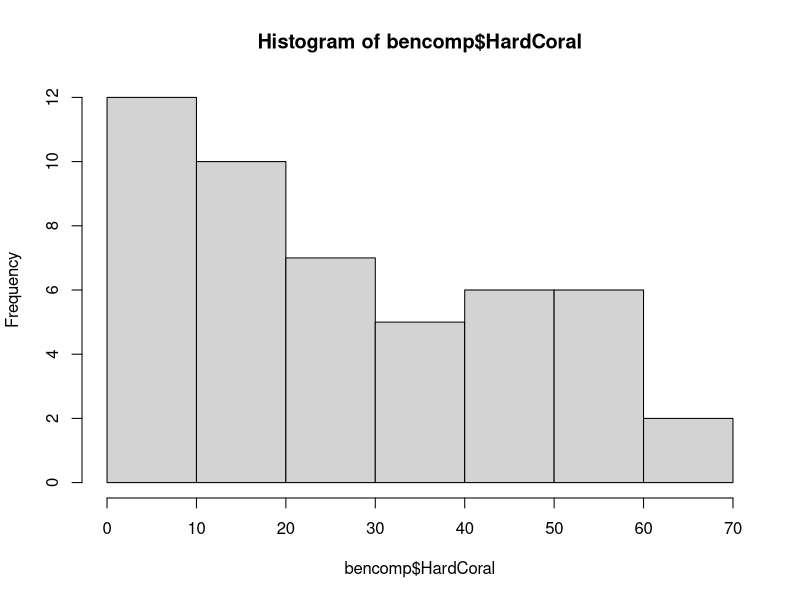
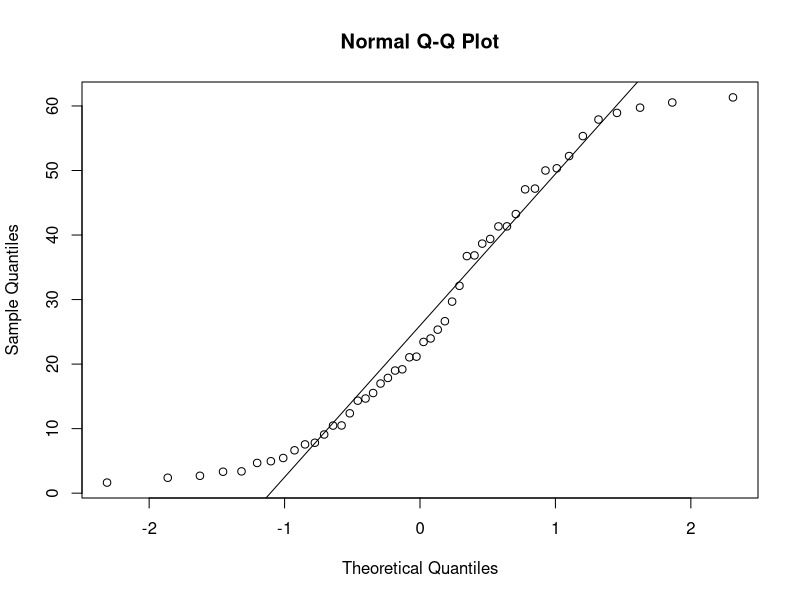
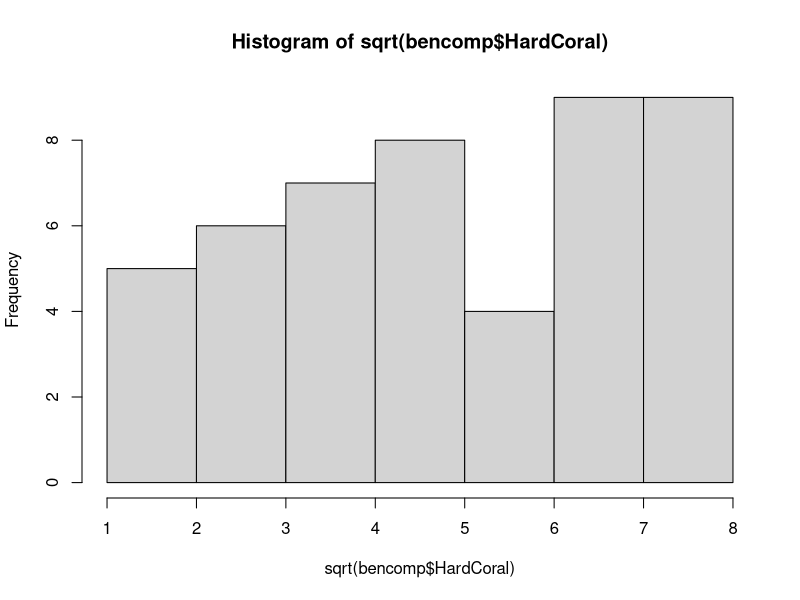
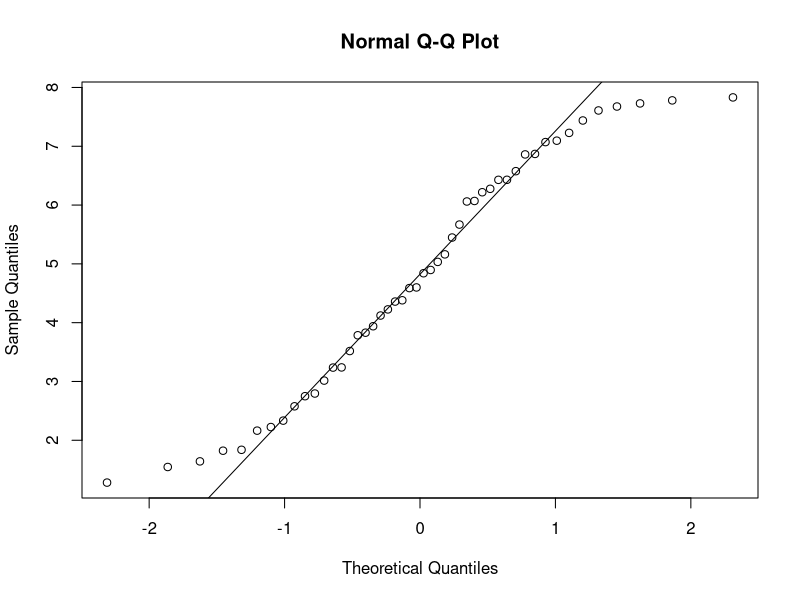
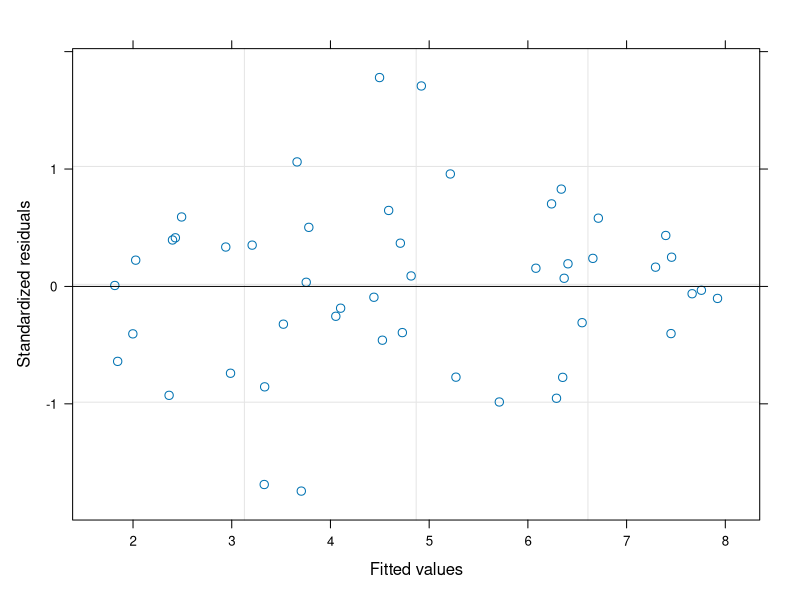
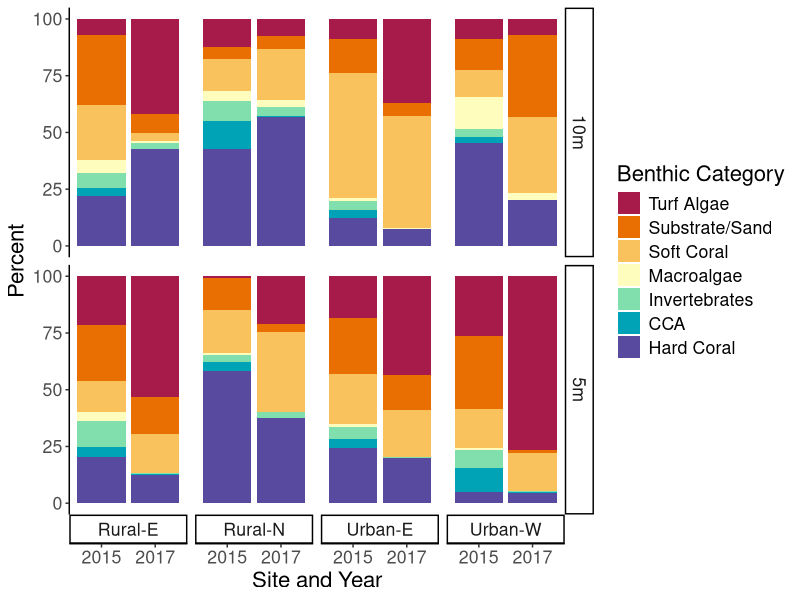
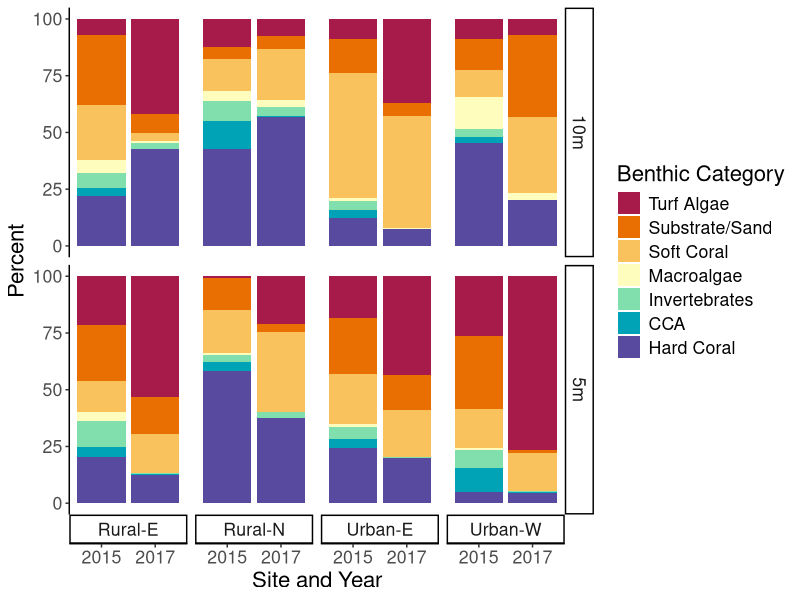

Write R code to recreate these figures, in order.
## ---- chunk 1
knitr::opts_chunk$set(echo = TRUE)
## ---- chunk 2
library(here)
bencomp <- read.csv(here::here('data/bencomp-transect-20152017.csv'))

# change variables to factors
bencomp$Year <- as.factor(bencomp$Year)
bencomp$Site2 <- as.factor(bencomp$Site2)
bencomp$Depth <- as.factor(bencomp$Depth)
head(bencomp)
## ---- chunk 3
hist(bencomp$HardCoral)
qqnorm(bencomp$HardCoral)
qqline(bencomp$HardCoral)
library(car)
leveneTest(HardCoral ~ Year * Site2 * Depth, 
           data = bencomp)

hist(sqrt(bencomp$HardCoral))
qqnorm(sqrt(bencomp$HardCoral))
qqline(sqrt(bencomp$HardCoral))
leveneTest(sqrt(HardCoral) ~ Year * Site2 * Depth, 
           data = bencomp)
## ---- chunk 4
library(nlme)
cor.lme <- lme(sqrt(HardCoral) ~ Site2 * Depth * Year, 
               random = ~1|num_id, 
               data = bencomp, na.action = na.exclude)
cor.lme
summary(cor.lme)
plot(cor.lme)
Anova(cor.lme) # car package

library(emmeans)
tuk.cor <- emmeans(cor.lme, list(pairwise ~ Site2:Depth:Year), adjust = "tukey")

pair.cor <- as.data.frame(tuk.cor$`pairwise differences of Site2, Depth, Year`)

sig.pair.cor <- pair.cor[which(pair.cor$p.value < 0.05),]
sig.pair.cor
## ---- chunk 5
## summarized by coral site depth year
library(tidyr)
library(dplyr)
coral.ave <- bencomp %>% 
   group_by(Site2, Depth, Year) %>% 
   dplyr::summarize(corave = mean(HardCoral),
                    corSE = sd(HardCoral)/sqrt(n()))
#    
# library(ggpubr) 
# ggboxplot(
#   ACRtab, x = "Site", y = "tottab", facet.by = 'Depth',
#   color = "Year", palette = "jco"
#   )

# site and depth average across years
bencomp %>% 
   group_by(Site2, Depth) %>% 
   dplyr::summarize(corave = mean(HardCoral),
                    corSE = sd(HardCoral)/sqrt(n()))
## ---- chunk 6
library(dplyr)
bencomp_long <- bencomp %>% 
   pivot_longer(CCA:Turf, names_to = 'Major.Category', values_to = 'Percent') %>% 
   group_by(Year, Site2, Depth, Major.Category) %>% 
   dplyr::summarize(ave = mean(Percent))
## ---- chunk 7
bencomp_long$Major.Category <- as.factor(bencomp_long$Major.Category)
levels(bencomp_long$Major.Category)

bencomp_long$Major.Category <- relevel(bencomp_long$Major.Category, ref = "HardCoral")

bencomp$Depth <- relevel(bencomp$Depth, ref = "5m")
head(bencomp_long)

library(ggplot2)
library(colorspace)
ggplot(bencomp_long, 
       aes(x=Year,y = ave, fill= factor(Major.Category,
                                        levels = c("Turf","Substrate.Sand", "SoftCoral","Macroalgae", "Invert", "CCA", "HardCoral")))) + 
   geom_bar( position="stack", stat="identity") +   facet_grid(Depth~Site2,switch = "x") +
   labs(x = "Site and Year", y = "Percent") +
   theme_classic() +
   #theme(plot.title = element_text("sans", "bold",color = "black", 25)) +
   theme(panel.border = element_blank(), 
         panel.grid.major = element_blank(),
         panel.grid.minor = element_blank(),
         panel.background = element_blank(),
         text = element_text(size = 16)) +
   scale_fill_discrete_divergingx("Spectral", 
                                  name = "Benthic Category",
                                  labels = c("Turf Algae","Substrate/Sand", "Soft Coral","Macroalgae", "Invertebrates", "CCA", "Hard Coral"))

ggsave(here::here('figures/TL2015-2017_bencomp_bargraph.pdf'),
       height = 4, width = 7)
